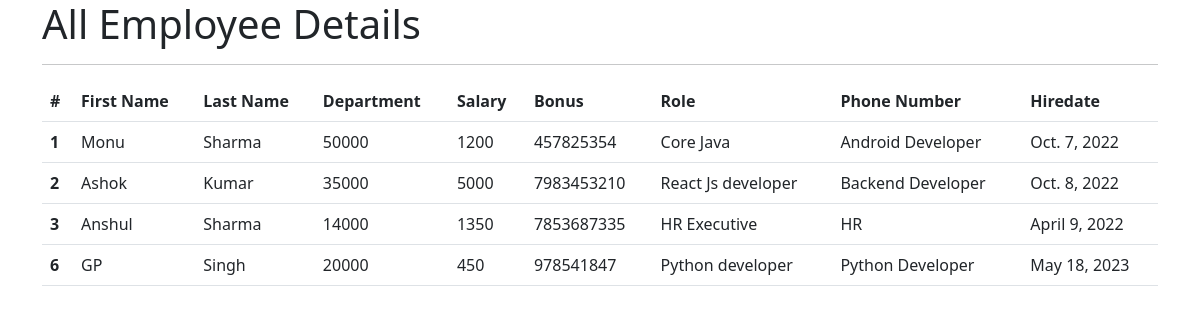
The app's page /all_emp with its own data.
### App/models.py (models this page shows, shortened)
class Employee(models.Model):
    first_name = models.CharField(max_length=100, null=False)
    last_name = models.CharField(max_length=100)
    dept = models.ForeignKey(Department, on_delete=models.CASCADE)
    salary = models.IntegerField(default=0)
    bonus= models.IntegerField(default=0)
    role = models.ForeignKey(Role, on_delete=models.CASCADE)
    phone = models.IntegerField(default=0)
    hire_date =models.DateField()

class Role(models.Model):
    name = models.CharField(max_length=100 ,null=False)

class Department(models.Model):
    name =models.CharField(max_length=100, null=False)
    location = models.CharField(max_length=100)

### App/views.py (the view)
# urls.py: path('all_emp', views.all_emp , name='all_emp'),
def all_emp(request):
    emps = Employee.objects.all()
    context ={
        'emps':emps
    }
    return render(request, 'view_all_emp.html' , context)

### App/templates/view_all_emp.html (shortened to what this page needs)
<!doctype html>
<html lang="en">
  <head>
    <link href="https://cdn.jsdelivr.net/npm/bootstrap@5.2.3/dist/css/bootstrap.min.css" rel="stylesheet">
  </head>
  <body>
    <div class="container">
        <h1>All Employee Details</h1>
        <hr>
        <table class="table">
            <thead>
              <tr>
                <th scope="col">#</th>
                <th scope="col">First Name</th>
                <th scope="col">Last Name</th>
                <th scope="col">Department</th>
                <th scope="col">Salary</th>
                <th scope="col">Bonus</th>
                <th scope="col">Role</th>
                <th scope="col">Phone Number</th>
                <th scope="col">Hiredate</th>
              </tr>
            </thead>
                {% for emp in emps %}
            <tbody>
                <th scope="row">{{emp.id}}</th>
                <td>{{emp.first_name}}</td>
                <td>{{emp.last_name}}</td>
                <td>{{emp.salary}}</td>
                <td>{{emp.bonus}}</td>
                <td>{{emp.phone}}</td>
                <td>{{emp.role.name}}</td>
                <td>{{emp.dept.name}}</td>
                <td>{{emp.hire_date}}</td>
            </tbody>
                {% endfor %}
          </table>
      </div>
  </body>
</html>

### records on screen
Employee: id "1", first_name "Monu", last_name "Sharma", salary "50000", bonus "1200", phone "457825354", role.name "Core Java", dept.name "Android Developer", hire_date "Oct. 7, 2022"
Employee: id "2", first_name "Ashok", last_name "Kumar", salary "35000", bonus "5000", phone "7983453210", role.name "React Js developer", dept.name "Backend Developer", hire_date "Oct. 8, 2022"
Employee: id "3", first_name "Anshul", last_name "Sharma", salary "14000", bonus "1350", phone "7853687335", role.name "HR Executive", dept.name "HR", hire_date "April 9, 2022"
Employee: id "6", first_name "GP", last_name "Singh", salary "20000", bonus "450", phone "978541847", role.name "Python developer", dept.name "Python Developer", hire_date "May 18, 2023"
